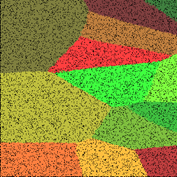
#> input picture Picture2.png, 177 x 177 px
$ python -i generateData.py   (imports and definitions only)
#> lines starting #> are read from the running program, lines starting #| are printed output that depends on the picture
import os
import random
import cv2
import numpy as np


#running RCALib testing tool
def runRCA(variant, neighbourhood, grainsCount, outputName):
    os.system(f'../build/benchmark \
        floating-percision=1 \
        material-version=state-changed-flag \
        cell-generator=constant \
            x-min=-1.0 \
            x-max=1.0 \
            y-min=-1.0 \
            y-max=1.0 \
            cell-count=200000 \
        grain-arrangement=random \
        variant={variant}\
        grain-count={grainsCount} \
        neighbourhood={neighbourhood} \
            radius=0.03 \
            ra=0.03\
            rb=0.015\
        rule=grain-growth \
        output=images \
            image-width=300 \
            image-height=300 \
            images-directory={outputName} \
        method=FixedGrid \
            space-redundancy=0.2')


def detectBoundaries(input_path, outputPath):

#> called with input_path = 'Picture2.png', outputPath = 'out.png'
    img = cv2.imread(input_path)
#> img is the input picture: shape (177, 177, 3); mean B, G, R 55.8, 138.4, 147
    img_gray = cv2.cvtColor(img, cv2.COLOR_BGR2GRAY)
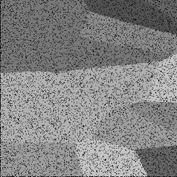
#> img_gray: shape (177, 177); min 0, max 220, mean 131.6
    kernel = np.ones((5, 5), np.uint8)
    img_dilation = cv2.dilate(img_gray, kernel, iterations=1)
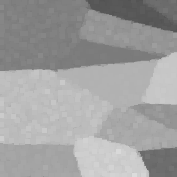
#> img_dilation: shape (177, 177); min 82, max 220, mean 159.6
    img_blur = cv2.GaussianBlur(img_dilation, (3,3), 0)
    edges = cv2.Canny(image=img_blur, threshold1=1, threshold2=20)
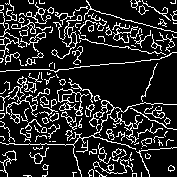
#> edges: shape (177, 177); 15.7% white in thin lines or dots
    cv2.imwrite(outputPath, edges)


variantsList = ["most", "nearest", "first"]
neighbourhoodsList = ["circle", "ellipse"]

# [6 lines of commented-out code are left out]


# [3 lines not run here, left out]

# [13 lines of commented-out code are left out]

>>> result = detectBoundaries('Picture2.png', 'out.png')

$ run again, on Picture3.png
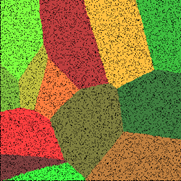
#> input picture Picture3.png, 181 x 181 px
#> in detectBoundaries, img is the input picture: shape (181, 181, 3); mean B, G, R 55.9, 125.9, 142.4
#> in detectBoundaries, `img_dilation = cv2.dilate(img_gray, kernel, iterations=1)`:
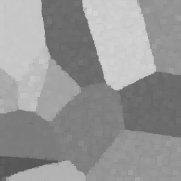
#> img_dilation: shape (181, 181); min 84, max 212, mean 150.2
#> in detectBoundaries, `edges = cv2.Canny(image=img_blur, threshold1=1, threshold2=20)`:
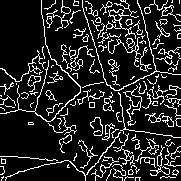
#> edges: shape (181, 181); 14.7% white in thin lines or dots

$ run again, on a1.bmp
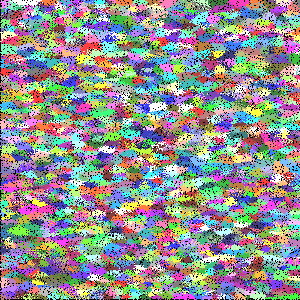
#> input picture a1.bmp, 300 x 300 px
#> in detectBoundaries, img is the input picture: shape (300, 300, 3); mean B, G, R 142.5, 143.1, 142.9
#> in detectBoundaries, `img_blur = cv2.GaussianBlur(img_dilation, (3,3), 0)`:
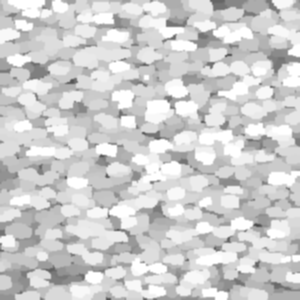
#> img_blur: shape (300, 300); min 71, max 255, mean 207
#> in detectBoundaries, `edges = cv2.Canny(image=img_blur, threshold1=1, threshold2=20)`:
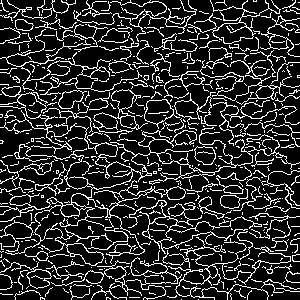
#> edges: shape (300, 300); 17.7% white in thin lines or dots
